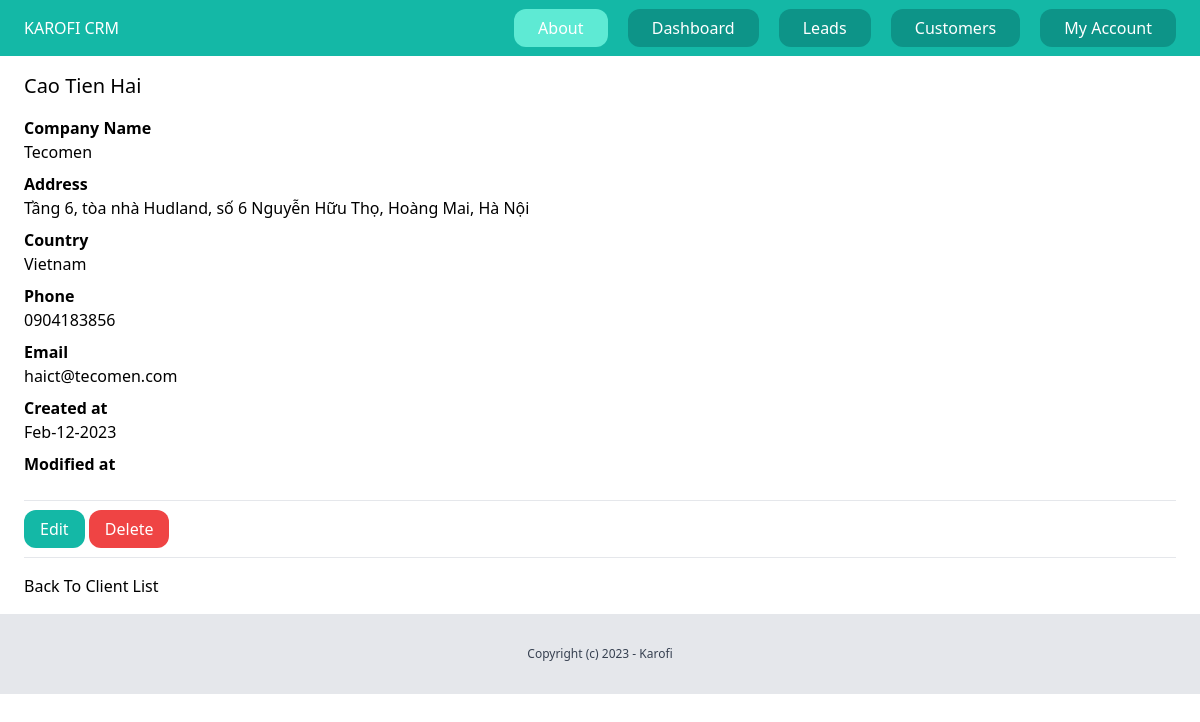
The page /dashboard/clients2/ (signed in) on the database its author committed.
### client/models.py (models this page shows, shortened)
class Client(models.Model):
    team = models.ForeignKey(Team, related_name='clients', on_delete=models.CASCADE)
    contact_name = models.CharField(max_length=50)
    company_name = models.CharField(max_length=70)
    address = models.CharField(max_length=100,blank=True,null=True)
    country = models.CharField(max_length=30)
    phone = models.CharField(max_length=50,blank=True,null=True)
    email = models.EmailField(blank=True,null=True)
    profile = models.TextField(blank=True,null=True)
    created_by = models.ForeignKey(User, related_name='clients',on_delete=models.CASCADE)
    created_at = models.DateTimeField(auto_now_add=True)
    modify_at = models.DateTimeField(auto_now=True)
    class Meta:
        ordering = ('contact_name',)

### client/views.py (the view)
# urls.py: path('<int:pk>/',views.clients_detail, name='detail'),
@login_required
def clients_detail(request,pk):
    client = get_object_or_404(Client, created_by = request.user, pk=pk)
    return render(request,'client/clients_detail.html',{
        'client': client})

### client/templates/client/clients_detail.html (shortened to what this page needs)
{% extends 'crm/base.html' %}
{% block content %}
    <div class = 'py-4 px-6'>
        <h1 class='mb-4 text-xl'>{{ client.contact_name }}</h1>
        <p class = 'font-semibold'>Company Name</p>
        <p class = 'mb-2'>{{ client.company_name }}</p>
        <p class = 'font-semibold'>Address</p>
        <p class = 'mb-2'>{{ client.address }}</p>
        <p class = 'font-semibold'>Country</p>
        <p class = 'mb-2'>{{ client.country }}</p>
        <p class = 'font-semibold'>Phone</p>
        <p class = 'mb-2'>{{ client.phone }}</p>
        <p class = 'font-semibold'>Email</p>
        <p class = 'mb-2'>{{ client.email }}</p>
        <p class = 'font-semibold'>Created at</p>
        <p class = 'mb-2'>{{ client.created_at|date:'M-d-Y' }}</p>
        <p class = 'font-semibold'>Modified at</p>
        <hr class = "my-4">
        <a href = "{% url 'clients:edit' client.id %}" class="py-2 px-4 rounded-xl bg-teal-500 text-white">Edit</a>
        <a href = "{% url 'clients:delete' client.id %}" class="py-2 px-4 rounded-xl bg-red-500 text-white">Delete</a>
        <hr class = "my-4">
        <a href = "{% url 'clients:list' %}">Back To Client List</a>
    </div>
{% endblock %}

### rows shown on the page
Client: contact_name "Cao Tien Hai", company_name "Tecomen", address "Tầng 6, tòa nhà Hudland, số 6 Nguyễn Hữu Thọ, Hoàng Mai, Hà Nội", country "Vietnam", phone "0904183856", email "haict@tecomen.com", created_at "Feb-12-2023"
